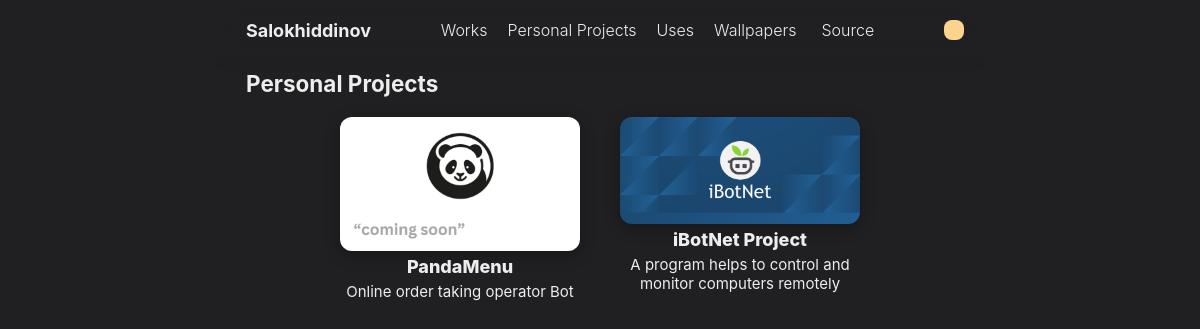
Screenshot of /personal-projects with the database file from the repository.
### WebApp/models.py (models this page shows)
class Developer(models.Model):
    greeting = models.TextField(null=True,blank=True)
    first_name = models.CharField(null=True,blank=True,max_length=100)
    last_name = models.CharField(null=True,blank=True,max_length=100)
    who = models.CharField(null=True,blank=True,max_length=100)
    picture = models.ImageField(null=True,blank=True)

class Project(models.Model):
    title = models.CharField(max_length=100)
    desc = models.CharField(max_length=255)
    image = models.ImageField(upload_to='works/')
    url = models.CharField(max_length=255)

### WebApp/views.py (the view)
# urls.py: path('personal-projects',ProjectsPage,name='projects'),
def ProjectsPage(request):
    DATA = {
        'developer':Developer.objects.last(),
        'projects':Project.objects.all().order_by('-id'),
    }
    return render(request,'projects.html',DATA)

### templates/projects.html (shortened to what this page needs)
{% extends 'base.html' %}
{% load static %}
{% block content %}
            <div class="customized-body">
                <div class="works">
                    <h2>Personal Projects</h3>
                    <div class="list-work">
                        {% for i in projects %}
                        <a href="{{i.url}}">
                            <div class="i-work">
                                <img src="{{i.image.url}}" alt="">
                                <p class="title">{{i.title}}</p>
                                <p class="desc">{{i.desc}}</p>
                            </div>
                        </a>
                        {% endfor %}
                    </div>
                </div>
            </div>
        </div>
    </div>
</body>
</html>
{% endblock content %}

### templates/base.html (shortened to what this page needs)
{% load static %}
<!DOCTYPE html>
<html lang="en">
<head>
    <link rel="stylesheet" href="{% static './assets/css/style.css' %}">
</head>
<body onload="brython()">
    <div class="container">
        <div class="window">
            <div class="nav">
                <div class="logo-name">
                    <a href="{% url 'index' %}">
                        <h4>
                            {{developer.last_name}}
                        </h4>
                    </a>
                </div>
                <div id="menu-btns" class="menu-btns">
                    <a href="{% url 'works' %}">Works</a>
                    <a href="{% url 'projects' %}">Personal Projects</a>
                    <a href="{% url 'uses' %}">Uses</a>
                    <a href="{% url 'wallpapers' %}">Wallpapers</a>
                    <a href="https://github.com/navideveloper/">
                        Source
                    </a>
                </div>
                <div class="left-btns">
                    <button class="switcher" id="switcher">
                    </button>
                </div>
            </div>
            {% block content %}
            {% endblock content %}

### static-public/assets/css/style.css (style rules this page uses)
:root { --dark-bg: #202023; --dark-fg: rgba(255,255,255,0.92); --dark-mode: #FBD38D; --dark-menu-bg: #2d3748; --dark-btn-mobile-menu: rgba(255,255,255,0.55); --dark-ahref: rgb(112, 173, 243); --bgcolor: var(--dark-bg); --fgcolor: var(--dark-fg); --mode: var(--dark-mode); --menu-bg: var(--dark-menu-bg); --btn-mobile-menu: var(--dark-btn-mobile-menu); --ahref: var(--dark-ahref); --white-opacity: #6b6b6b; --white-036: #ffffff36; --light-bg:rgb(240, 231, 219); --light-fg: var(--dark-bg); --light-mode: #805AD5; --light-menu-bg: #ffffff; --light-btn-mobile-menu: var(--dark-bg); }
body { box-sizing: border-box; margin: 0; padding: 0; font-family: -apple-system, BlinkMacSystemFont, "Segoe UI", Roboto, "Helvetica Neue", Ubuntu, Arial, sans-serif; font-size: 15px; }
a { text-decoration: none; color: var(--fgcolor); }
button { border: none; background-color: transparent; color:transparent }
.container { width: 100%; height: 100vh; overflow-y: hidden; background: var(--bgcolor); display: flex; justify-content: center; align-items: center; color: var(--fgcolor); }
.window { width: 768px; max-width: 768px; height: 100vh; background: var(--bgcolor); display: flex; flex-direction: column; overflow-x: hidden; overflow-y: scroll; scrollbar-width: none; }
.left-btns { display: flex; gap: 10px; }
.window .nav { box-sizing: border-box; width: 100%; padding-top: 6px; padding-bottom: 6px; padding-left: 30px; padding-right: 20px; height: 60px; background-color: rgba(255, 255, 255, 0); backdrop-filter: blur(10px); box-shadow: 0 4px 15px rgba(0, 0, 0, 0.02); position: sticky; top: 0; left: 0; display: flex; flex-direction: row; justify-content: space-between; align-items: center; font-size: 18px; z-index: 100; }
.nav .logo-name { cursor: pointer; }
.nav .menu-btns { display: flex; flex-direction: row; gap: 20px; font-weight: 300; font-size: 16px; transition: transform 1.2s ease, background-color 1.2s ease; }
.nav .menu-btns a { display: flex; gap: 5px; align-items: center; }
.nav .switcher { font-size: 20px; display: flex; justify-content: center; background-color: var(--mode); color: var(--bgcolor); border-radius: 8px; padding: 10px; z-index: 10; cursor: pointer; transition: transform 0.7s ease, background-color 0.7s ease; }
.window .customized-body { box-sizing: border-box; padding-top: 10px; padding-bottom: 20px; padding-left: 30px; padding-right: 30px; transition: transform 0.7s ease, background-color 0.7s ease; }
h1, h2, h3, h4, h5, h6 { padding: 0; margin: 0; }
.works { display: flex; flex-direction: column; gap: 20px; }
.works .list-work { display: flex; flex-direction: row; flex-wrap: wrap; justify-content:center; gap: 40px; }
.works .list-work .i-work { display: flex; flex-direction: column; width: 240px; gap:5px; }
.title { font-size: 18px; font-weight: 800; }
.works .list-work .i-work p { margin: 0; text-align: center; color: var(--fgcolor); }
.works .list-work .i-work img { border-radius: 12px; box-shadow: 0 4px 15px rgba(0, 0, 0, 0.3); }
.logo-name a { text-decoration: none; }

### rows the page displays
Developer: last_name "Salokhiddinov"
Project: image (picture), title "PandaMenu", desc "Online order taking operator Bot"
Project: image (picture), title "iBotNet Project", desc "A program helps to control and monitor computers remotely"
